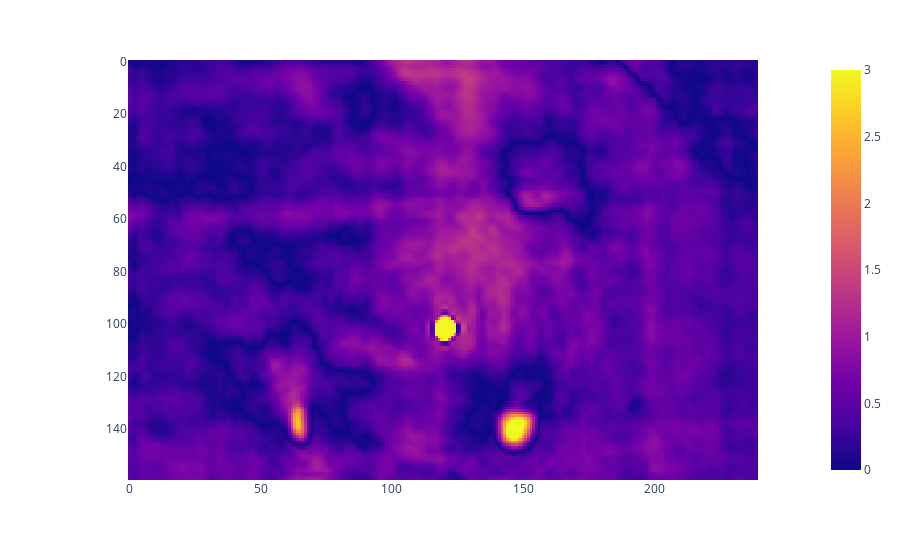

The notebook cell saved with this chart:
### Code cell
px.imshow(chi_map, zmax=3)

### Figure 1 — Plotly figure (JSON) as saved in the notebook; plotly's stock layout.template omitted (floating-point values rounded to 4 significant figures; data arrays with more than 128 entries replaced by an {"elided": "..."} marker saying what was removed)
{"data": [{"coloraxis": "coloraxis", "hovertemplate": "x: %{x}<br>y: %{y}<br>color: %{z}<extra></extra>", "name": "0", "type": "heatmap", "xaxis": "x", "yaxis": "y", "z": {"elided": "160x240 float values"}}], "layout": {"coloraxis": {"cmax": 3, "cmin": 6.223e-07, "colorscale": [[0, "#0d0887"], [0.1111, "#46039f"], [0.2222, "#7201a8"], [0.3333, "#9c179e"], [0.4444, "#bd3786"], [0.5556, "#d8576b"], [0.6667, "#ed7953"], [0.7778, "#fb9f3a"], [0.8889, "#fdca26"], [1, "#f0f921"]]}, "margin": {"t": 60}, "xaxis": {"anchor": "y", "constrain": "domain", "domain": [0, 1], "scaleanchor": "y"}, "yaxis": {"anchor": "x", "autorange": "reversed", "constrain": "domain", "domain": [0, 1]}}}
